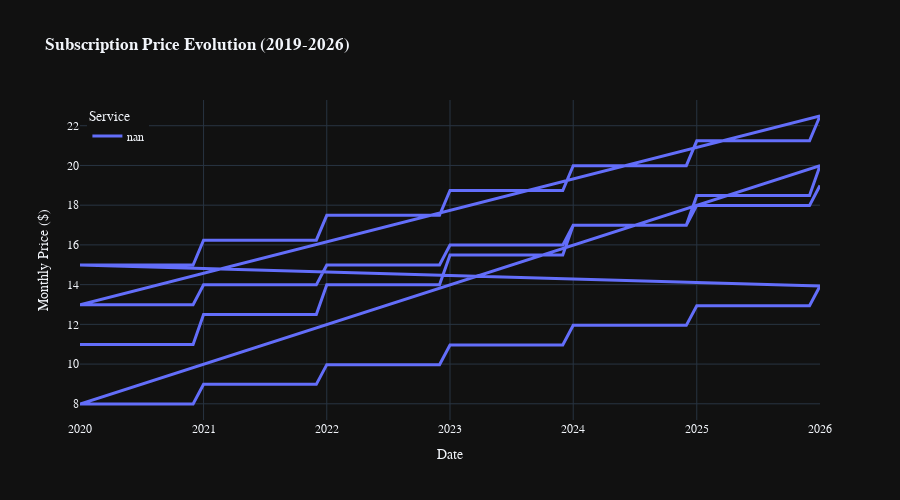

The cell this chart's notebook holds for it:
### Code cell
# ============================================================================
# VISUALIZATION 4: Pricing Timeline Comparison (Streaming Services)
# ============================================================================

# Prepare pricing data with company names
if pricing is not None and companies is not None and len(pricing) > 0:
    # Convert data types to match before merging
    companies_copy = companies[['id', 'name']].copy()
    companies_copy['id'] = companies_copy['id'].astype(str)
    pricing_copy = pricing.copy()
    pricing_copy['company_id'] = pricing_copy['company_id'].astype(str)
    
    pricing_with_names = pricing_copy.merge(companies_copy, 
                                        left_on='company_id', right_on='id', how='left')
    
    # Create interactive Plotly chart
    fig = px.line(pricing_with_names, x='effective_date', y='price', color='name',
                  title='<b>Subscription Price Evolution (2019-2026)</b>',
                  labels={'price': 'Monthly Price ($)', 'effective_date': 'Date', 'name': 'Service'},
                  template='plotly_dark')
    
    fig.update_layout(
        font=dict(family='Arial', size=12),
        legend=dict(yanchor='top', y=0.99, xanchor='left', x=0.01),
        hovermode='x unified',
        height=500
    )
    
    fig.update_traces(line=dict(width=3))
    fig.show()
    
    print("📊 Key Insight: Netflix has shown the most aggressive pricing strategy with 200%+ increase since 2013.")
else:
    print("⚠️ Pricing data not available. Please run the data pipeline first.")

### Figure 1 — Plotly figure (JSON) as saved in the notebook; plotly's stock layout.template omitted (floating-point values rounded to 4 significant figures; data arrays with more than 128 entries replaced by an {"elided": "..."} marker saying what was removed)
{"data": [{"hovertemplate": "Service=nan<br>Date=%{x}<br>Monthly Price ($)=%{y}<extra></extra>", "legendgroup": "nan", "line": {"color": "#636efa", "dash": "solid", "width": 3}, "marker": {"symbol": "circle"}, "mode": "lines", "name": "nan", "orientation": "v", "showlegend": true, "type": "scatter", "x": {"elided": "292 str values"}, "xaxis": "x", "y": {"elided": "292 float values"}, "yaxis": "y"}], "layout": {"font": {"family": "Arial", "size": 12}, "height": 500, "hovermode": "x unified", "legend": {"title": {"text": "Service"}, "tracegroupgap": 0, "x": 0.01, "xanchor": "left", "y": 0.99, "yanchor": "top"}, "title": {"text": "<b>Subscription Price Evolution (2019-2026)</b>"}, "xaxis": {"anchor": "y", "domain": [0, 1], "title": {"text": "Date"}}, "yaxis": {"anchor": "x", "domain": [0, 1], "title": {"text": "Monthly Price ($)"}}}}
